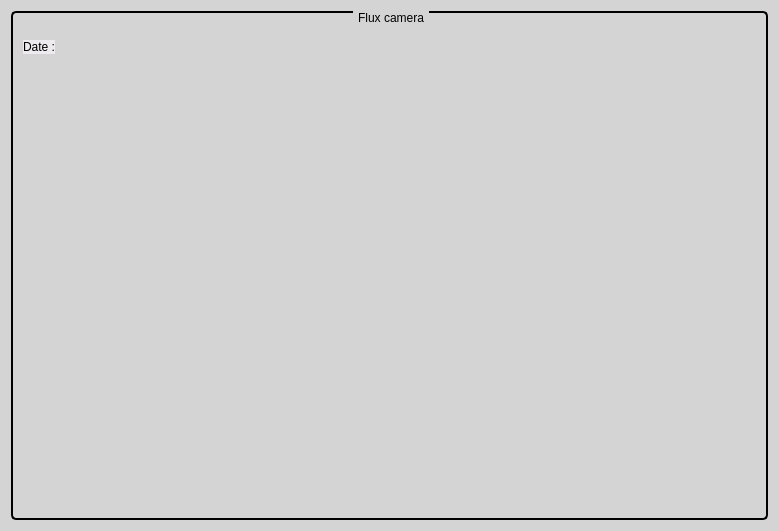
<?xml version="1.0" encoding="UTF-8"?>
<ui version="4.0">
 <class>camera</class>
 <widget class="QDialog" name="camera">
  <property name="geometry">
   <rect>
    <x>0</x>
    <y>0</y>
    <width>779</width>
    <height>531</height>
   </rect>
  </property>
  <property name="windowTitle">
   <string>Dialog</string>
  </property>
  <property name="styleSheet">
   <string notr="true">background-color: rgb(212, 212, 212);</string>
  </property>
  <layout class="QVBoxLayout" name="verticalLayout">
   <item>
    <widget class="QGroupBox" name="groupBox">
     <property name="styleSheet">
      <string notr="true"> QGroupBox {
	border-image: url(:/img/img stade cam.jpeg);
	color: rgb(0, 0, 0);
     background-color: qlineargradient(x1: 0, y1: 0, x2: 0, y2: 1,
                                       stop: 0 #D4D4D4, stop: 1 #D4D4D4);
     border: 2px solid black;
     border-radius: 5px;
     margin-top: 1ex; /* leave space at the top for the title */
 }
 
 QGroupBox::title {
     subcontrol-origin: margin;
     subcontrol-position: top center; /* position at the top center */
     padding: 0 3px;
     background-color: qlineargradient(x1: 0, y1: 0, x2: 0, y2: 1,
                                       stop: 0 #C8C8C8, stop: 1 #E6E6E6);
 }</string>
     </property>
     <property name="title">
      <string>Flux camera</string>
     </property>
     <layout class="QFormLayout" name="formLayout">
      <item row="0" column="0">
       <widget class="QLabel" name="dateCam">
        <property name="styleSheet">
         <string notr="true">QLabel{
	border none ;
	color: rgb(0, 0, 0);
	background-color: rgb(237, 235, 239);
}</string>
        </property>
        <property name="text">
         <string>Date :</string>
        </property>
       </widget>
      </item>
     </layout>
    </widget>
   </item>
  </layout>
 </widget>
 <resources/>
 <connections/>
</ui>
